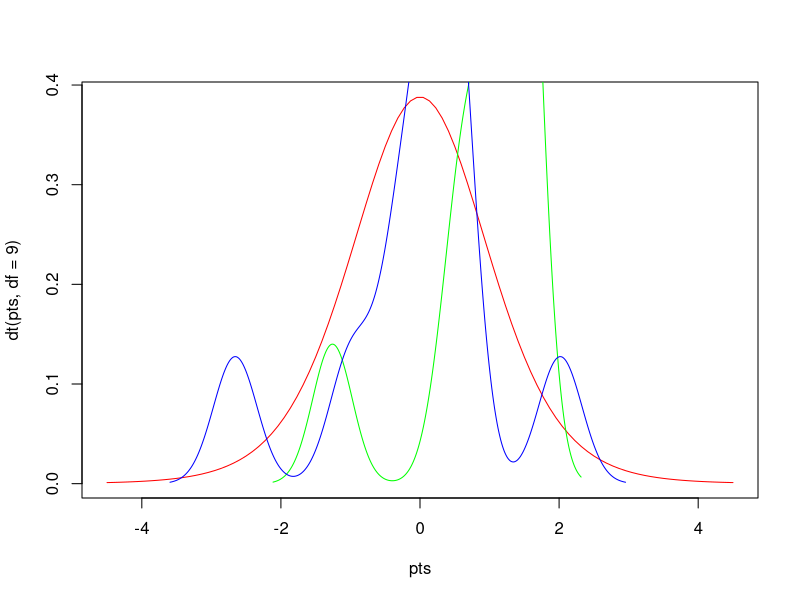

Source code (R):
#Author: Jackson, Jaelyn Date: 10/05/22, Purpose: Calculate Paired T-test 

x = rnorm(10)
y = rnorm(10)

pts = seq(-4.5,4.5,length=100)
plot(pts,dt(pts,df=9),col='red',type='l')

lines(density(x), col='green')
lines(density(y), col='blue')

ttest = t.test(x,y)
ttest